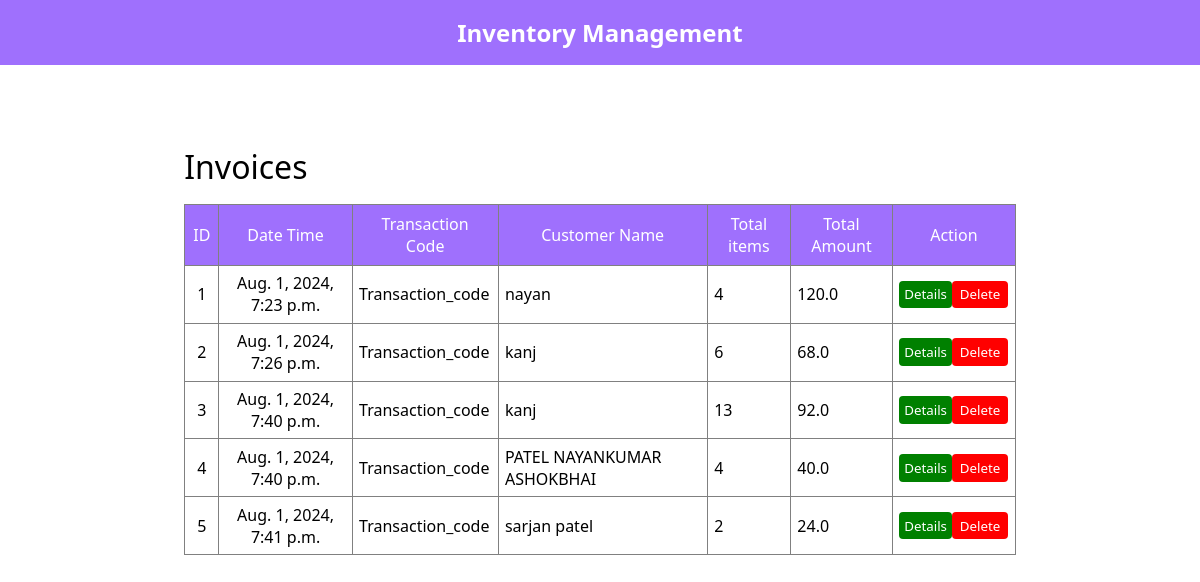
The app's page /invoices, older data.
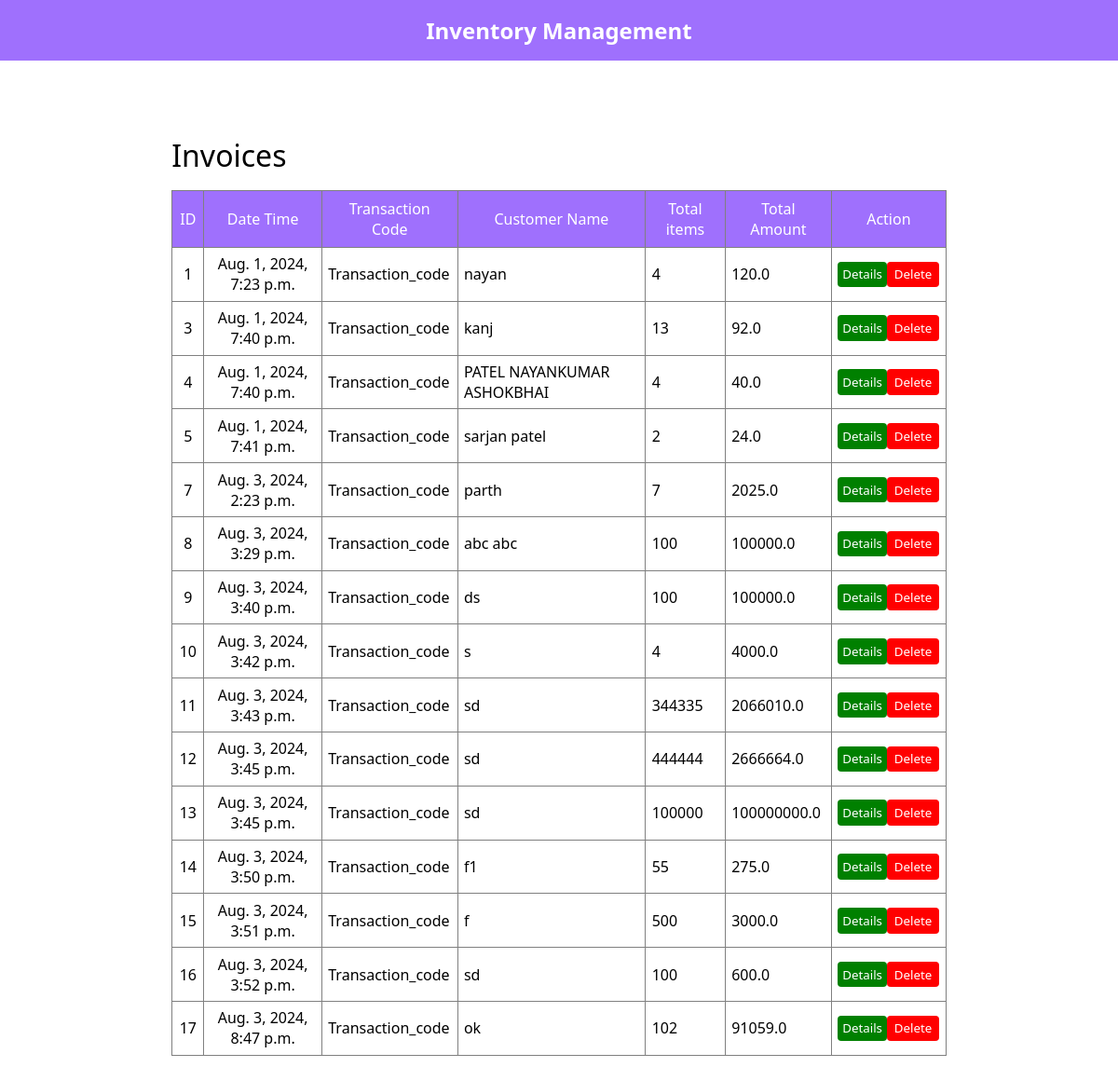
The same page, newer data.
### items/models.py (models this page shows, shortened)
class Salse_customers(models.Model):
    Date_Time = models.DateTimeField(auto_now=True, auto_now_add=False)
    Transaction_code = models.CharField(max_length=20)
    Customers_name = models.CharField(max_length=50)
    Total_items = models.IntegerField()
    Total_ammount = models.FloatField()
    product_bil_data = models.TextField()

### items/views.py (the view)
# urls.py: path("invoices", views.invoices, name='invoices'),
def invoices(request):
    active_invoices = "active"
    s = Salse_customers.objects.all()
    context = {"active_invoices":active_invoices, "salse_details":s}
    return render(request, 'items/invoices.html', context)

### Templates/items/invoices.html (shortened to what this page needs)
{% extends "base.html" %}
{% load static %}
{% block head %}
<link rel="stylesheet" href="{% static 'css/style.css' %}">
{% endblock head %}
{% block body %}
<div class="cont">
    <div class="flexbox">
        <h1 class="heading">Invoices</h1>
    </div>
    <table class="table">
        <tr>
            <th>ID</th>
            <th>Date Time</th>
            <th>Transaction Code</th>
            <th>Customer Name</th>
            <th>Total items</th>
            <th>Total Amount</th>
            <th>Action</th>
        </tr>
        <tr>
            {% if salse_details %}
            {% for s in salse_details %}
            <tr>
                <td style='text-align: center;'>{{s.id}}</td>
                <td style='text-align: center;'>{{s.Date_Time}}</td>
                <td>{{s.Transaction_code}}</td>
                <td>{{s.Customers_name}}</td>
                <td>{{s.Total_items}}</td>
                <td>{{s.Total_ammount}}</td>
                <td>
                    <div style='display: flex; align-items: center; justify-content: center;'>
                    <button class="editbtn" onclick="window.location.href='/Invoices_details/{{s.id}}/'">Details</button>
                    <button class="deletebtn" onclick="deleteconform({{s.id}})">Delete</button>
                </div>
                </td>
            </tr>
            {% endfor %}
            {% else %}
            <td style='color:red; padding: 1rem; text-align: center;' colspan="7">Empty</td>
            {% endif %}
        </tr>
    </table>
</div>
{% endblock body %}

Row changes from the older to the newer data that the page shows:
removed Salse_customers: id "2", Date_Time "Aug. 1, 2024, 7:26 p.m.", Transaction_code "Transaction_code", Customers_name "kanj", Total_items "6", Total_ammount "68.0"
added Salse_customers: id "7", Date_Time "Aug. 3, 2024, 2:23 p.m.", Transaction_code "Transaction_code", Customers_name "parth", Total_items "7", Total_ammount "2025.0"
added Salse_customers: id "8", Date_Time "Aug. 3, 2024, 3:29 p.m.", Transaction_code "Transaction_code", Customers_name "abc abc", Total_items "100", Total_ammount "100000.0"
added Salse_customers: id "9", Date_Time "Aug. 3, 2024, 3:40 p.m.", Transaction_code "Transaction_code", Customers_name "ds", Total_items "100", Total_ammount "100000.0"
added Salse_customers: id "10", Date_Time "Aug. 3, 2024, 3:42 p.m.", Transaction_code "Transaction_code", Customers_name "s", Total_items "4", Total_ammount "4000.0"
added Salse_customers: id "11", Date_Time "Aug. 3, 2024, 3:43 p.m.", Transaction_code "Transaction_code", Customers_name "sd", Total_items "344335", Total_ammount "2066010.0"
added Salse_customers: id "12", Date_Time "Aug. 3, 2024, 3:45 p.m.", Transaction_code "Transaction_code", Customers_name "sd", Total_items "444444", Total_ammount "2666664.0"
added Salse_customers: id "13", Date_Time "Aug. 3, 2024, 3:45 p.m.", Transaction_code "Transaction_code", Customers_name "sd", Total_items "100000", Total_ammount "100000000.0"
added Salse_customers: id "14", Date_Time "Aug. 3, 2024, 3:50 p.m.", Transaction_code "Transaction_code", Customers_name "f1", Total_items "55", Total_ammount "275.0"
added Salse_customers: id "15", Date_Time "Aug. 3, 2024, 3:51 p.m.", Transaction_code "Transaction_code", Customers_name "f", Total_items "500", Total_ammount "3000.0"
added Salse_customers: id "16", Date_Time "Aug. 3, 2024, 3:52 p.m.", Transaction_code "Transaction_code", Customers_name "sd", Total_items "100", Total_ammount "600.0"
added Salse_customers: id "17", Date_Time "Aug. 3, 2024, 8:47 p.m.", Transaction_code "Transaction_code", Customers_name "ok", Total_items "102", Total_ammount "91059.0"
